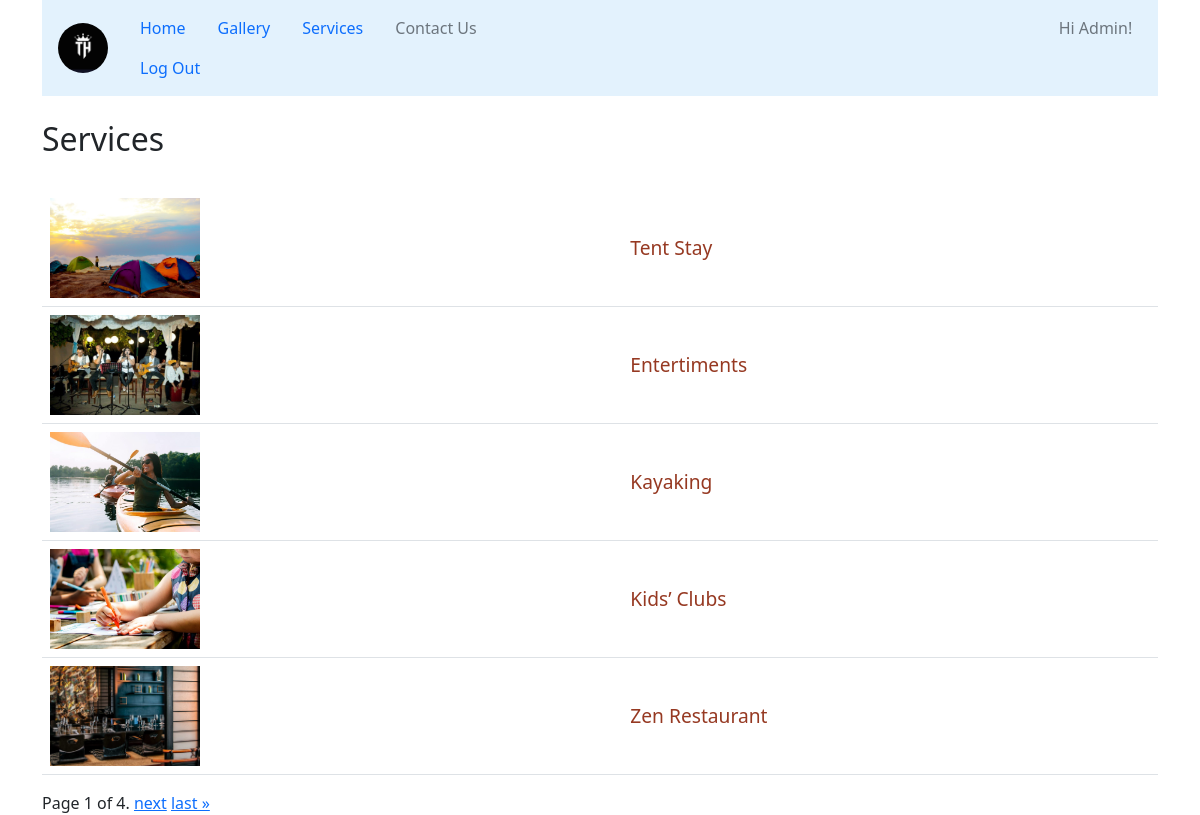
/services/ (signed in), run on the app's committed database.
### Apps/Services/models.py (models this page shows, shortened)
class Services(models.Model):
    name = models.CharField(max_length=40)
    slug = models.SlugField(unique=True, default=name)
    discription = RichTextField(null=True)
    create_time = DateTimeField(blank=True, auto_now_add=True)
    last_used_time = DateTimeField(null=True, blank=True)

class Images(models.Model):
    number = models.ForeignKey(Services, on_delete=models.CASCADE)
    images = models.ImageField(upload_to="service_images", max_length=256)

### Apps/Services/views.py (the view, shortened to what this page needs)
# urls.py: path('', views.PageList.as_view(), name='lists'),
class PageList(ListView):
    template_name = 'services/service_list.html'
    context_object_name = 'resort_services'
    paginate_by = 5
    def get_queryset(self):
        return Services.objects.order_by('-create_time')

### templates/services/service_list.html (shortened to what this page needs)
<!doctype html>
<html lang="en">
<head>
    {% load static %}
<link rel="stylesheet" type="text/css" href="{% static 'assets/css/bootstrap.min.css' %}">
<link rel="stylesheet" type="text/css" href="{% static 'mine/css/style.css' %}">
</head>
<body>
    <div class="container">
         <nav class="navbar navbar-expand-lg navbar-light" style="background-color: #e3f2fd;">
            <a class="navbar-brand" href="{% url 'Authentication:index' %}"><img class="rounded-circle ms-3 logo" src="/static/assets/images/th-logo.png" alt="logo" style="width: 50px;height: 50px;"></a>
            <ul class="nav-bar nav">
                <li class="nav-item">
                    <a class="nav-link" href="{% url 'Authentication:index' %}">Home</a>
                </li>
                    <li class="nav-item">
                        <a class="nav-link" href="{% url 'service:infinity' %}">Gallery</a>
                    </li>
                    <li class="nav-item">
                        <a class="nav-link" href="{% url 'service:lists' %}">Services</a>
                    </li>
                    <li class="nav-item">
                        <a class="nav-link disabled" href="#">Contact Us</a>
                    </li>
                {% if user.is_authenticated %}
                <li class="nav-item" style="margin-left:550px;">
                        <a class="nav-link disabled" href="#">Hi {{ user.username | capfirst}}!</a>
                    </li>
                <li class="nav-item" >
                        <a class="nav-link" href="{% url 'logout' %}?next={{ request.get_full_path }}">Log Out</a>
                </li>
                {% endif %}
             </ul>
        </nav>
        <br> <h2>Services</h2> <br>
        <table class="table">
            {% if resort_services %}
            {% for list in resort_services %}
            <tr>
                <td>
                    {% if list.images_set.all %}
                        <img src="{{ list.images_set.first.images.url }}" alt="img" class="list-img">
                    {% else %}
                        <p>No Images available</p>
                    {% endif %}
                </td>
                <td class=" align-middle"><a class="elements" href="{% url 'service:datas' list.slug %}">{{ list.name }}</a></td>
            </tr>
            {% endfor %}
            {% else %}
            <tr>
                <th> <strong>No Data Available!</strong></th>
            </tr>
            {% endif %}
        </table>
            <div class="pagination">
                <span class="step-links">
                    <span class="current">
                        Page {{ page_obj.number }} of {{ page_obj.paginator.num_pages }}.
                    </span>
                    {% if page_obj.has_next %}
                        <a href="?page={{ page_obj.next_page_number }}">next</a>
                        <a href="?page={{ page_obj.paginator.num_pages }}">last &raquo;</a>
                    {% endif %}
                </span>
            </div>
    </div>
</body>
</html>

### static/mine/css/style.css (style rules this page uses)
::placeholder { padding: 15px; }
.list-img { width: 150px; height: 100px; max-width: 150px; max-height: 150px; object-fit: cover; }
.elements { text-decoration: none; color: rgb(150, 57, 34); font-weight: 400; font-size: larger; }

### data on the page
Services: images_set.first.images (picture), name "Tent Stay"
Services: images_set.first.images (picture), name "Entertiments"
Services: images_set.first.images (picture), name "Kayaking"
Services: images_set.first.images (picture), name "Kids’ Clubs"
Services: images_set.first.images (picture), name "Zen Restaurant"

### other printed values
{{ user.username | capfirst }} "Admin"
{{ page_obj.number }} "1"
{{ page_obj.paginator.num_pages }} "4"
